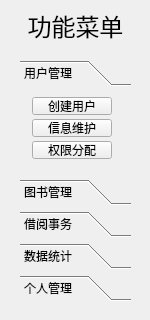
<?xml version="1.0" encoding="UTF-8"?>
<ui version="4.0">
    <class>MenuFormAdmin</class>
    <widget class="QWidget" name="MenuFormAdmin">
        <property name="geometry">
            <rect>
                <x>0</x>
                <y>0</y>
                <width>150</width>
                <height>320</height>
            </rect>
        </property>
        <property name="windowTitle">
            <string>Form</string>
        </property>
        <widget class="QLabel" name="funcLabel">
            <property name="geometry">
                <rect>
                    <x>10</x>
                    <y>10</y>
                    <width>131</width>
                    <height>31</height>
                </rect>
            </property>
            <property name="font">
                <font>
                    <family>站酷酷黑</family>
                    <pointsize>18</pointsize>
                </font>
            </property>
            <property name="text">
                <string>功能菜单</string>
            </property>
            <property name="alignment">
                <set>Qt::AlignmentFlag::AlignCenter</set>
            </property>
        </widget>
        <widget class="QToolBox" name="toolBox">
            <property name="geometry">
                <rect>
                    <x>20</x>
                    <y>60</y>
                    <width>111</width>
                    <height>241</height>
                </rect>
            </property>
            <property name="currentIndex">
                <number>0</number>
            </property>
            <widget class="QWidget" name="tPageUser">
                <property name="geometry">
                    <rect>
                        <x>0</x>
                        <y>0</y>
                        <width>111</width>
                        <height>121</height>
                    </rect>
                </property>
                <attribute name="label">
                    <string>用户管理</string>
                </attribute>
                <widget class="QPushButton" name="pBtnAddUser">
                    <property name="geometry">
                        <rect>
                            <x>12</x>
                            <y>5</y>
                            <width>80</width>
                            <height>18</height>
                        </rect>
                    </property>
                    <property name="text">
                        <string>创建用户</string>
                    </property>
                </widget>
                <widget class="QPushButton" name="pBtnEditUser">
                    <property name="geometry">
                        <rect>
                            <x>12</x>
                            <y>27</y>
                            <width>80</width>
                            <height>18</height>
                        </rect>
                    </property>
                    <property name="text">
                        <string>信息维护</string>
                    </property>
                </widget>
                <widget class="QPushButton" name="pBtnAllocatePermissions">
                    <property name="geometry">
                        <rect>
                            <x>12</x>
                            <y>49</y>
                            <width>80</width>
                            <height>18</height>
                        </rect>
                    </property>
                    <property name="text">
                        <string>权限分配</string>
                    </property>
                </widget>
            </widget>
            <widget class="QWidget" name="tPageBook">
                <property name="geometry">
                    <rect>
                        <x>0</x>
                        <y>0</y>
                        <width>111</width>
                        <height>121</height>
                    </rect>
                </property>
                <attribute name="label">
                    <string>图书管理</string>
                </attribute>
                <widget class="QPushButton" name="pBtnAddBook">
                    <property name="geometry">
                        <rect>
                            <x>11</x>
                            <y>1</y>
                            <width>80</width>
                            <height>18</height>
                        </rect>
                    </property>
                    <property name="text">
                        <string>新增图书</string>
                    </property>
                </widget>
                <widget class="QPushButton" name="pBtnEditBook">
                    <property name="geometry">
                        <rect>
                            <x>11</x>
                            <y>23</y>
                            <width>80</width>
                            <height>18</height>
                        </rect>
                    </property>
                    <property name="text">
                        <string>信息维护</string>
                    </property>
                </widget>
            </widget>
            <widget class="QWidget" name="tPageLoan">
                <property name="geometry">
                    <rect>
                        <x>0</x>
                        <y>0</y>
                        <width>111</width>
                        <height>121</height>
                    </rect>
                </property>
                <attribute name="label">
                    <string>借阅事务</string>
                </attribute>
                <widget class="QPushButton" name="pBtnHandleBookBorrow">
                    <property name="geometry">
                        <rect>
                            <x>11</x>
                            <y>11</y>
                            <width>80</width>
                            <height>18</height>
                        </rect>
                    </property>
                    <property name="text">
                        <string>办理借阅</string>
                    </property>
                </widget>
                <widget class="QPushButton" name="pBtnHandleBookReturn">
                    <property name="geometry">
                        <rect>
                            <x>11</x>
                            <y>33</y>
                            <width>80</width>
                            <height>18</height>
                        </rect>
                    </property>
                    <property name="text">
                        <string>信息维护</string>
                    </property>
                </widget>
            </widget>
            <widget class="QWidget" name="tPageData">
                <property name="geometry">
                    <rect>
                        <x>0</x>
                        <y>0</y>
                        <width>111</width>
                        <height>121</height>
                    </rect>
                </property>
                <attribute name="label">
                    <string>数据统计</string>
                </attribute>
                <widget class="QPushButton" name="pBtnShowUserData">
                    <property name="geometry">
                        <rect>
                            <x>11</x>
                            <y>11</y>
                            <width>80</width>
                            <height>18</height>
                        </rect>
                    </property>
                    <property name="text">
                        <string>用户数据</string>
                    </property>
                </widget>
                <widget class="QPushButton" name="pBtnShowBookData">
                    <property name="geometry">
                        <rect>
                            <x>11</x>
                            <y>33</y>
                            <width>80</width>
                            <height>18</height>
                        </rect>
                    </property>
                    <property name="text">
                        <string>馆藏数据</string>
                    </property>
                </widget>
            </widget>
            <widget class="QWidget" name="tPagePersonal">
                <property name="geometry">
                    <rect>
                        <x>0</x>
                        <y>0</y>
                        <width>111</width>
                        <height>121</height>
                    </rect>
                </property>
                <attribute name="label">
                    <string>个人管理</string>
                </attribute>
                <widget class="QPushButton" name="pBtnCancelAccount">
                    <property name="geometry">
                        <rect>
                            <x>11</x>
                            <y>33</y>
                            <width>80</width>
                            <height>18</height>
                        </rect>
                    </property>
                    <property name="text">
                        <string>注销账号</string>
                    </property>
                </widget>
                <widget class="QPushButton" name="pBtnEditPersonalInfo">
                    <property name="geometry">
                        <rect>
                            <x>11</x>
                            <y>11</y>
                            <width>80</width>
                            <height>18</height>
                        </rect>
                    </property>
                    <property name="text">
                        <string>编辑资料</string>
                    </property>
                </widget>
                <widget class="QPushButton" name="pBtnLogout">
                    <property name="geometry">
                        <rect>
                            <x>11</x>
                            <y>55</y>
                            <width>80</width>
                            <height>18</height>
                        </rect>
                    </property>
                    <property name="styleSheet">
                        <string notr="true">QPushButton#pBtnLogout {
                            background-color: red;
                            color: white;
                            }
                        </string>
                    </property>
                    <property name="text">
                        <string>退出登录</string>
                    </property>
                </widget>
            </widget>
        </widget>
    </widget>
    <resources/>
    <connections/>
</ui>
